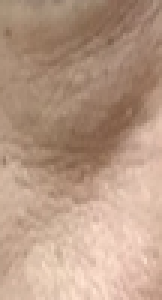
#> input picture test.png, 54 x 100 px (shown 3 times larger)
$ jupyter execute Lorentz_Gini_Kuma-Numpy.ipynb   (shell and % lines are left out)
#> lines starting #> are read from the running program, lines starting #| are printed output that depends on the picture
[cell 1]
import pandas as pd
from pandas import DataFrame,Series
import numpy as np
import seaborn as sns
import matplotlib.pyplot as plt
import cv2

[cell 2]
# im = cv2.imread("./kuma/out/09/09_0.png", cv2.IMREAD_COLOR)
im = cv2.imread("test.png", cv2.IMREAD_COLOR)
#> im is the input picture: shape (100, 54, 3); mean B, G, R 133.5, 154, 184.3

[cell 3]
im_L = cv2.cvtColor(im, cv2.COLOR_BGR2LAB)[:,:,0]
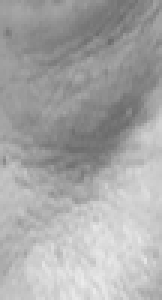
#> im_L: shape (100, 54) (shown 3 times larger); min 107, max 235, mean 167.4

[cell 4]
im_LF = im_L.flatten()
#> im_LF = 5400 values, max 235 at index 5103, min 107 at index 2038, mean 167.4

[cell 5]
hist = np.histogram(im_LF, np.arange(0,257))
im_count = np.array(hist[0], np.float32)
#> im_count = 256 values, max 92 at index 155, min 0 at index 0, mean 21.09
im_count[100:150]
#> Out = 50 values, max 81 at index 45, min 0 at index 0, mean 38.46

[cell 6]
plt.subplots(figsize=(15,10))
sns.distplot(im_LF, color='r', label='08')
plt.legend()
plt.show()
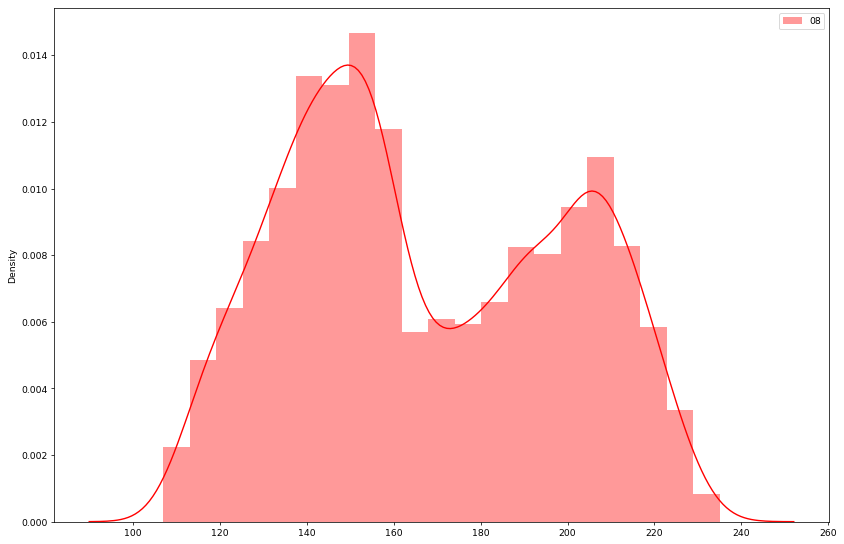
#> figure drawn by matplotlib, 1 panel; tallest bar 0.0147 high, from x = 149.7 to 155.8; curve peaks at x = 149.4, y = 0.0137

[cell 7]
im_class = [i for i in range(0,256)]

[cell 8]
im_count
#> Out has the same summary as im_count

[cell 9]
im_count_ratio = im_count / im_count.sum()
#> im_count_ratio = 256 values, max 0.017 at index 155, min 0 at index 0, mean 0.00391
im_count_acc_ratio = im_count_ratio.cumsum()
#> im_count_acc_ratio = 256 values from 0 to 1

[cell 10]
im_color = im_count * im_class
#> im_color = 256 values, max 14560 at index 208, min 0 at index 0, mean 3530.2
im_color_ratio = im_color / im_color.sum()
#> im_color_ratio = 256 values, max 0.0161 at index 208, min 0 at index 0, mean 0.00391
im_color_acc_ratio = im_color_ratio.cumsum()
#> im_color_acc_ratio = 256 values from 0 to 1

[cell 11]
p = plt.subplot()
p.plot(im_count_acc_ratio, im_color_acc_ratio, marker="o")

ref_x = [float(i/10.0) for i in range(11)]
ref_y = [float(i/10.0) for i in range(11)]

p.plot(ref_x, ref_y, linestyle="dotted")
p.set_xlim([0, 1.0])
plt.show()
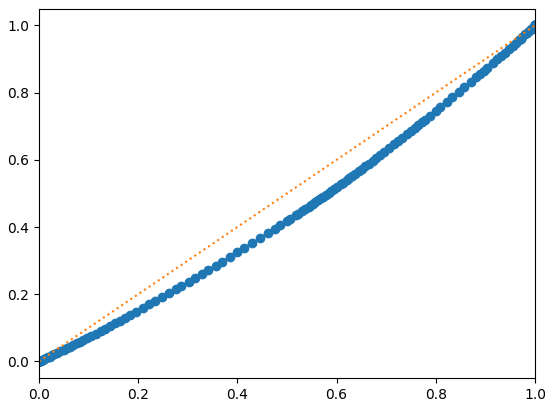
#> figure drawn by matplotlib, 1 panel; curve peaks at x = 1, y = 1

[cell 12]
def gini(x, y):
    area = []
    for i in range(1, len(x)):
        y_plus = y[i-1] + y[i]
        area.append(y_plus * (x[i] - x[i-1]) / 2.0)
#> after the loop, area = 255 values, max 0.0107 at index 207, min 0 at index 0, mean 0.00175

#     print(area)
    return (0.5 - np.sum(area))*2.0

[cell 13]
gini(im_count_acc_ratio, im_color_acc_ratio)
#> Out = 0.109
